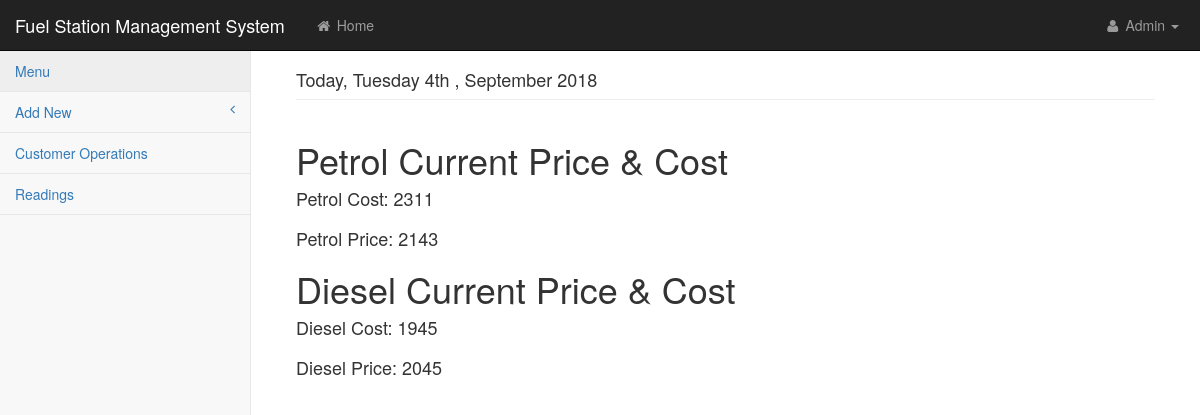
The app's page /pages/main.php (signed in) with its own data.
### tables this page shows
CREATE TABLE `product_tbl` (
  `product_id` int(11) NOT NULL,
  `product_name` varchar(30) NOT NULL,
  `product_cost` int(11) NOT NULL,
  `product_price` int(11) NOT NULL
);

### pages/main.php (the view, shortened to what this page needs)
<!DOCTYPE html>
<?php
	include("include/link.php");
	$sql = "SELECT *  FROM product_tbl WHERE product_name = 'Diesel'";
	$result = mysqli_query($link,$sql);
	$row = mysqli_fetch_array($result,MYSQLI_ASSOC);
	$count = mysqli_num_rows($result);
	if($count > 0) {
		$dieselc = $row['product_cost'];;
		$dieselp = $row['product_price'];
	}else{
		$dieselc = "No current data";
		$dieselp= "No current data";
	}
	$sql1 = "SELECT *  FROM product_tbl WHERE product_name = 'Petrol'";
	$result1 = mysqli_query($link,$sql1);
	$row1 = mysqli_fetch_array($result1,MYSQLI_ASSOC);
	$count1 = mysqli_num_rows($result1);
	if($count1 > 0) {
		$petrolc = $row1['product_cost'];;
		$petrolp = $row1['product_price'];
	}else{
		$petrolc = "No current data";
		$petrolp= "No current data";
	}
?>
<html lang="en">
    <head>
        <link href="../css/bootstrap.min.css" rel="stylesheet">
        <link href="../css/metisMenu.min.css" rel="stylesheet">
        <link href="../css/startmin.css" rel="stylesheet">
        <link href="../css/font-awesome.min.css" rel="stylesheet" type="text/css">
    </head>
    <body>
        <div id="wrapper">
            <nav class="navbar navbar-inverse navbar-fixed-top" role="navigation">
                <div class="navbar-header">
                    <a class="navbar-brand" href="index.html">Fuel Station Management System</a>
                </div>
                <ul class="nav navbar-nav navbar-left navbar-top-links">
                    <li><a href="main.php"><i class="fa fa-home fa-fw"></i> Home</a></li>
                </ul>
                <ul class="nav navbar-right navbar-top-links">
                    <li class="dropdown">
                        <a class="dropdown-toggle" data-toggle="dropdown" href="#">
                            <i class="fa fa-user fa-fw"></i> <?php echo ucwords($_SESSION['usr']);?> <b class="caret"></b>
                        </a>
                    </li>
                </ul>
                <div class="navbar-default sidebar" role="navigation">
                    <div class="sidebar-nav navbar-collapse">
                        <ul class="nav" id="side-menu">
                            <li>
                                <a href="main.php"><i class=""></i> Menu</a>
                            </li>
                            <li>
                                <a href="#"><i class=""></i> Add New<span class="fa arrow"></span></a>
                            </li>
                            <li>
                                <a href="customer_action.php"><i class=""></i> Customer Operations</a>
                            </li>
                            <li>
                                <a href="readings.php"><i class=""></i> Readings</a>
                            </li>
                        </ul>
                    </div>
                </div>
            </nav>
            <div id="page-wrapper">
                <div class="container-fluid">
                    <div class="row">
                        <div class="col-lg-12">
                            <h4 class="page-header">Today, <?php echo date("l jS , F Y ");?></h4>
                        </div>
                    </div>
					<h1> Petrol Current Price & Cost</h1>
					<h4> Petrol Cost: <?php echo $petrolc;  ?> <br><br>   Petrol Price: <?php echo $petrolp;  ?></h4>
					<h1> Diesel Current Price & Cost</h1>
					<h4> Diesel Cost:  <?php echo $dieselc;  ?> <br><br>   Diesel Price: <?php echo $dieselp;  ?></h4>
                </div>
            </div>
        </div>
    </body>
</html>

### css/startmin.css (style rules this page uses)
body { background-color: #f8f8f8; }
#wrapper { width: 100%; }
#page-wrapper { padding: 30px 15px 0 15px; min-height: 568px; background-color: #fff; }
@media (min-width:768px) { #page-wrapper { position: inherit; margin-left: 250px; padding: 30px 30px 0 30px; border-left: 1px solid #e7e7e7; } }
.navbar-header { float: left; }
.navbar-left { float: left; }
.navbar-right { text-align: right; }
.navbar-top-links { margin: 0; }
.navbar-top-links li { display: inline-block; }
.navbar-top-links li:last-child { margin-right: 6px; }
.navbar-top-links li a { padding: 15px; min-height: 50px; }
.navbar-top-links>li>a { color: #999; }
.sidebar .sidebar-nav.navbar-collapse { padding-right: 0; padding-left: 0; }
.sidebar ul li { border-bottom: 1px solid #e7e7e7; }
.sidebar ul li a.active { background-color: #eee; }
.sidebar .arrow { float: right; }
.sidebar .fa.arrow:before { content: "\f104"; }
@media (min-width:768px) { .sidebar { z-index: 1; position: absolute; width: 250px; margin-top: 51px; } }

### records on screen
product_tbl: product_cost "2311", product_price "2143"
product_tbl: product_cost "1945", product_price "2045"

### other values on screen
$_SESSION['usr'] "Admin"
